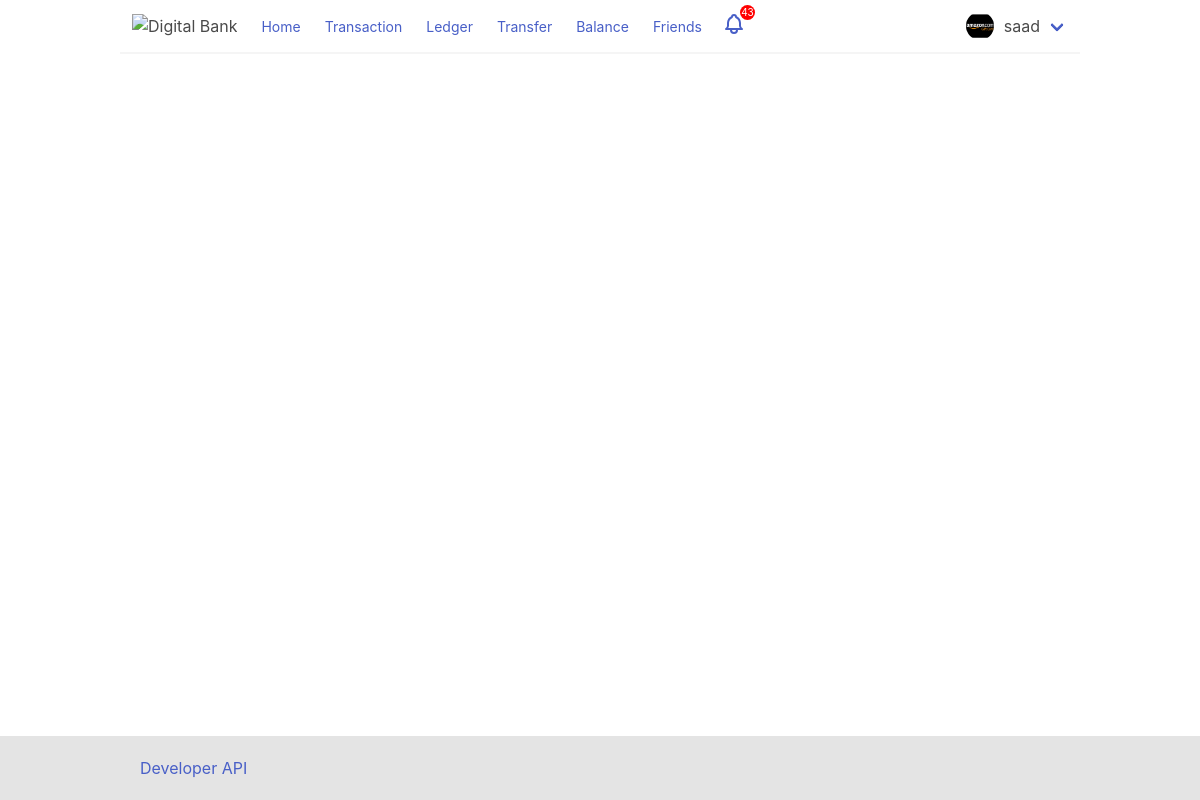
The app's page /ledger/ (signed in), older data.
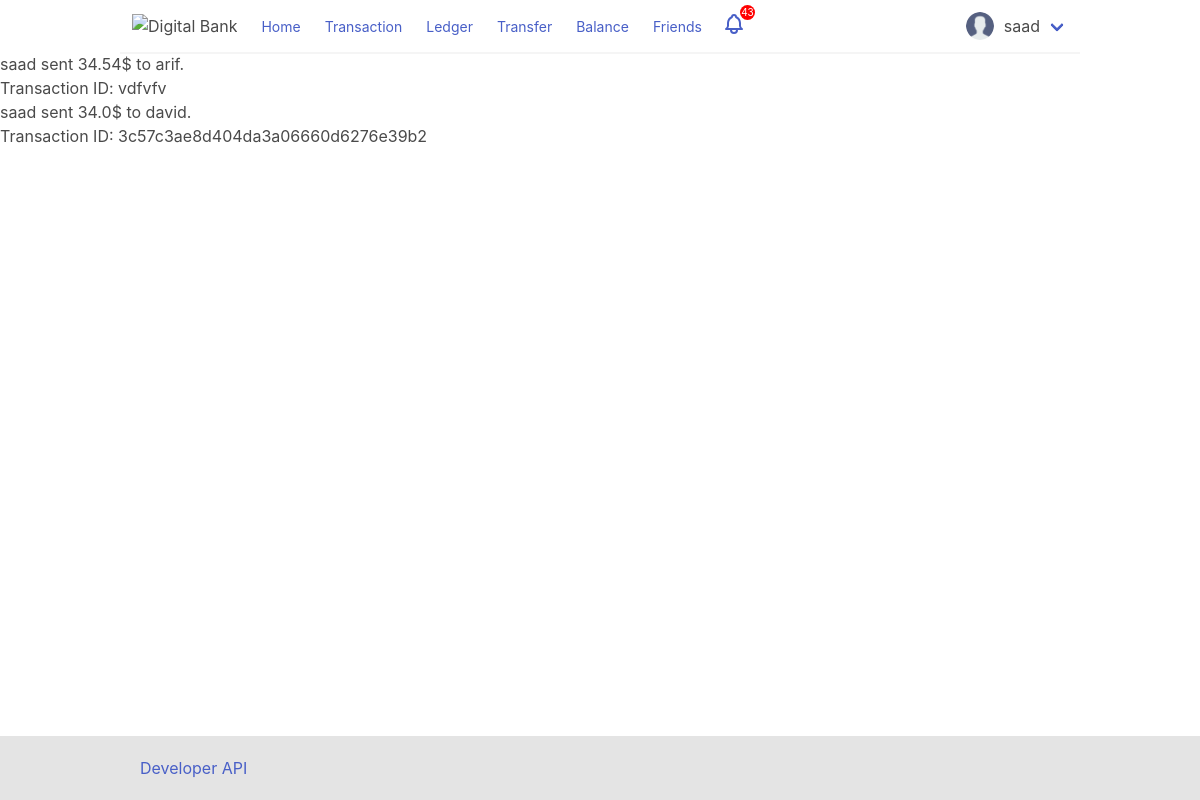
The same page, newer data.
### base/models.py (models this page shows, shortened)
class User(AbstractUser):
    name = models.CharField(max_length=200, null=True)
    username = models.CharField(unique=True, max_length=10)
    email = models.EmailField(unique=True, null=True)
    avater = models.ImageField()
    USERNAME_FIELD = 'username'
    REQUIRED_FIELDS = ['email']

class Ledger(models.Model):
    sender = models.CharField(max_length=50)
    receiver = models.CharField(max_length=50)
    amount = models.FloatField()
    transaction_id = models.CharField(max_length=30)
    time = models.DateTimeField(auto_now=True)

### base/views.py (the view)
# urls.py: path('ledger/', views.ledger, name='ledger'),
def ledger(request):
    ledgers = Ledger.objects.all()
    context = {'ledgers': ledgers}
    return render(request, 'ledger.html', context)

### templates/ledger.html (shortened to what this page needs)
{% extends 'base.html' %}
{% load static %}
{% block content %}
<main>
    <div class="ledger">
        <ul>
            {% for ledger in ledgers %}
            <li>
                {{ledger.sender}} sent {{ledger.amount}}$ to
                {{ledger.receiver}}.
                <br>
                Transaction ID: {{ledger.transaction_id}}
            </li>
            {% endfor %}
        </ul>
    </div>
</main>
{% endblock content %}

### templates/base.html (shortened to what this page needs)
{% load static %}
<!DOCTYPE html>
<html lang="en">
<head>
    <link rel="stylesheet" href="{% static 'css/style.css' %}">
    <link rel="stylesheet" href="{% static 'css/bulma.min.css' %}">
</head>
<body>
    <header>
        <nav class="navbar has-shadow">
            <div class="navbar-brand">
                <a class="navbar-item" href="{% url 'home' %}">
                    <img src="" alt="Digital Bank">
                </a>
            </div>
            <div class="navbar-menu">
                <div class="navbar-start">
                    <div class="navbar-item">
                        <small><a href="{% url 'home' %}">Home</a></small>
                    </div>
                    {% if request.user.is_authenticated %}
                    <div class="navbar-item">
                        <small><a href="{% url 'transaction' %}">Transaction</a></small>
                    </div>
                    <div class="navbar-item">
                        <small><a href="{% url 'ledger' %}">Ledger</a></small>
                    </div>
                    <div class="navbar-item">
                        <small><a href="{% url 'transfer' %}">Transfer</a></small>
                    </div>
                    <div class="navbar-item">
                        <small><a href="{% url 'balance' request.user.username %}">Balance</a></small>
                    </div>
                    <div class="navbar-item">
                        <small><a href="{% url 'friends' %}">Friends</a></small>
                    </div>
                    <div class="navbar-item">
                        <small><a href="{% url 'notification' %}"></a></small><span id="notification-count">43</span>
                    </div>
                    {% endif %}
                </div>
                {% if request.user.is_authenticated %}
                <div class="navbar-end">
                    <div class="navbar-item has-dropdown is-hoverable">
                        <div class="navbar-link">
                            <img src="{{ request.user.avater.url }}" alt="{% static 'images/user.png' %}"
                                style="width: 1.75rem; height: 1.75rem; border-radius: 50%; object-fit: cover;margin-right: 10px;">
                            {{ request.user.username }}
                        </div>
                    </div>
                </div>
                {% endif %}
            </div>
        </nav>
    </header>
    {% block content %}
    {% endblock content %}
    <footer>
        <ul>
            <li><a href="{% url 'developer' %}">Developer API</a></li>
        </ul>
    </footer>
</body>
</html>

Row changes from the older to the newer data that the page shows:
changed User "saad": user.avater: a different picture
added Ledger: sender "saad", amount "34.54", receiver "arif", transaction_id "vdfvfv"
added Ledger: sender "saad", amount "34.0", receiver "david", transaction_id "3c57c3ae8d404da3a06660d6276e39b2"
